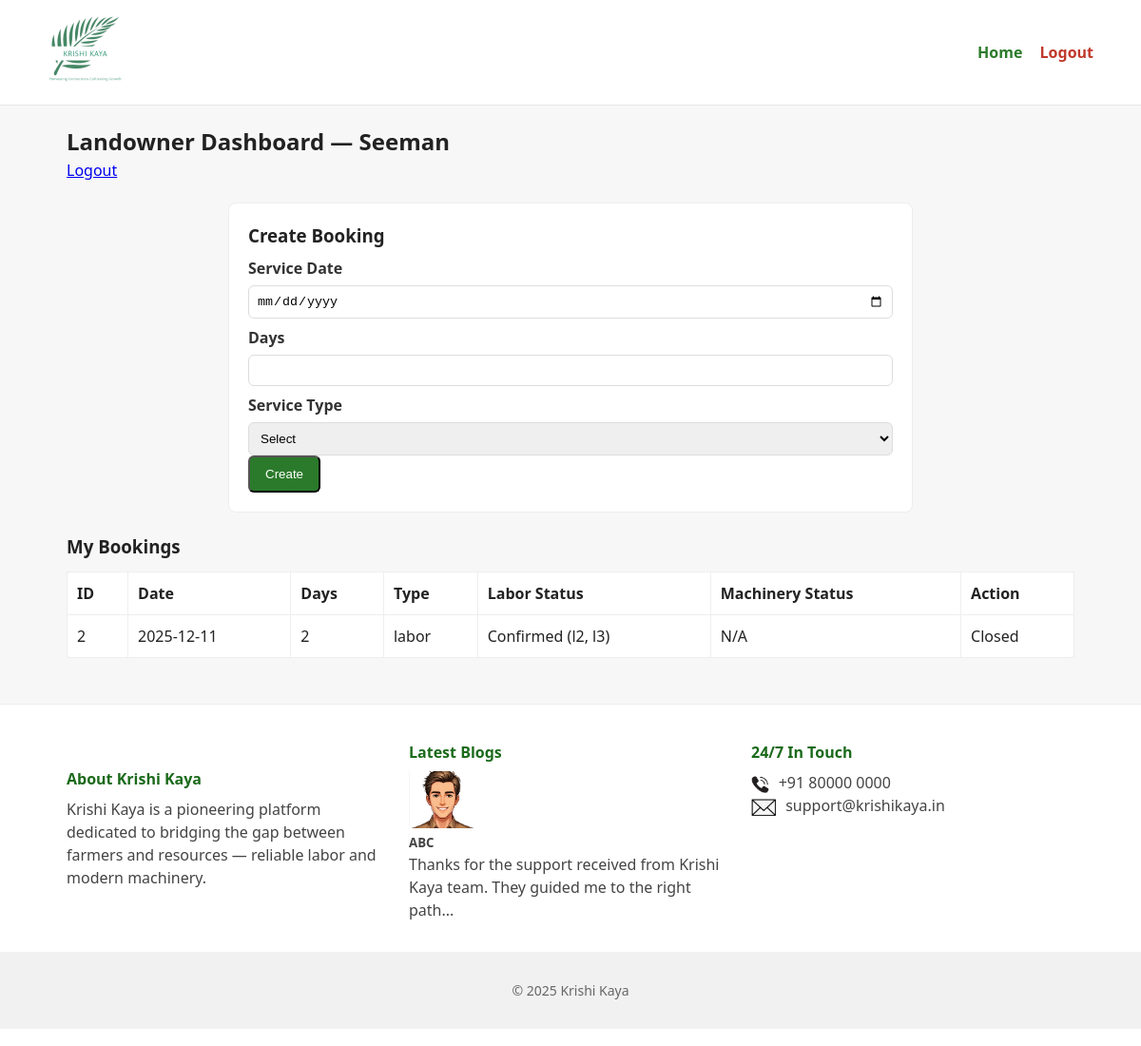
/landowner (signed in), run on the app's committed database.
### app.py (models this page shows)
class User(db.Model):
    id = db.Column(db.Integer, primary_key=True)
    role = db.Column(db.String(20))
    name = db.Column(db.String(100))
    username = db.Column(db.String(100), unique=True)
    password = db.Column(db.String(100))
    contact = db.Column(db.String(50))
    address = db.Column(db.String(200))
    acres = db.Column(db.Integer)
    crops = db.Column(db.String(200))
    machine_type = db.Column(db.String(100))
    num_labors = db.Column(db.Integer)
    dob = db.Column(db.String(50))
    age = db.Column(db.Integer)
    gender = db.Column(db.String(20))
    skills = db.Column(db.String(200))
    outstation = db.Column(db.String(10))  # Yes/No

class Booking(db.Model):
    id = db.Column(db.Integer, primary_key=True)
    landowner_id = db.Column(db.Integer, db.ForeignKey("user.id"))
    service_date = db.Column(db.String(50))
    days = db.Column(db.Integer)
    service_type = db.Column(db.String(20))
    num_labor = db.Column(db.Integer)
    machine_type = db.Column(db.String(100))
    labor_status = db.Column(db.String(100), default="Pending")
    machinery_status = db.Column(db.String(100), default="Pending")
    action = db.Column(db.String(20), default="Pending")  # Pending/Closed

### app.py (the view, shortened to what this page needs)
@app.route("/landowner", methods=["GET", "POST"])
def landowner_dashboard():
    user = current_user()
    if not user or user.role != "landowner":
        flash("Login as landowner first", "danger")
        return redirect(url_for("login"))
    bookings = Booking.query.filter_by(landowner_id=user.id).all()
    total_labors = User.query.filter_by(role="labor").count()
    total_machs = User.query.filter_by(role="machinery").count()
    bookings_display = []
    for b in bookings:
        stype = (b.service_type or "").strip().lower()
        num_labor = int(b.num_labor) if b.num_labor else 0
        accepted_lab_q = BookingResponse.query.filter_by(
            booking_id=b.id, user_role="labor", response="Accept"
        ).all()
        rejected_lab_count = BookingResponse.query.filter_by(
            booking_id=b.id, user_role="labor", response="Reject"
        ).count()
        accepted_lab_count = len(accepted_lab_q)
        accepted_lab_names = [User.query.get(r.user_id).name for r in accepted_lab_q]
        accepted_mach_q = BookingResponse.query.filter_by(
            booking_id=b.id, user_role="machinery", response="Accept"
        ).all()
        rejected_mach_count = BookingResponse.query.filter_by(
            booking_id=b.id, user_role="machinery", response="Reject"
        ).count()
        accepted_mach_names = [User.query.get(r.user_id).name for r in accepted_mach_q]
        if stype == "machinery":
            labor_status = "N/A"
        elif stype in ("labor", "both"):
            if num_labor > 0:
                if accepted_lab_count >= num_labor:
                    labor_status = f"Confirmed ({', '.join(accepted_lab_names)})"
                elif rejected_lab_count >= total_labors and total_labors > 0:
                    labor_status = "Rejected"
                else:
                    labor_status = f"{accepted_lab_count}/{num_labor} Accepted"
            else:
                labor_status = "N/A"
        else:
            labor_status = "N/A"
        if stype == "labor":
            machinery_status = "N/A"
        else:
            machinery_status = "N/A"
        if stype == "both":
            labor_closed = labor_status.startswith("Confirmed") or labor_status == "Rejected"
            mach_closed = machinery_status.startswith("Confirmed") or machinery_status == "Rejected"
            action = "Closed" if (labor_closed and mach_closed) else "Pending"
        elif stype == "labor":
            action = "Closed" if labor_status.startswith("Confirmed") or labor_status == "Rejected" else "Pending"
        elif stype == "machinery":
            action = "Closed" if machinery_status.startswith("Confirmed") or machinery_status == "Rejected" else "Pending"
        else:
            action = "Pending"
        bookings_display.append({
            "id": b.id,
            "service_date": b.service_date,
            "days": b.days,
            "service_type": b.service_type,
            "num_labor": b.num_labor,
            "machine_type": b.machine_type,
            "labor_status": labor_status,
            "machinery_status": machinery_status,
            "action": action
        })
    return render_template("landowner_dashboard.html",
                           landowner=user,
                           bookings=bookings_display)

### app.py (called while the page is built)
def current_user():
    uid = session.get("user_id")
    return User.query.get(uid) if uid else None

### templates/landowner_dashboard.html (shortened to what this page needs)
{% extends "base.html" %}
{% block content %}
<div class="panel">
  <h2>Landowner Dashboard — {{ landowner.name or landowner.username }}</h2>
  <a href="{{ url_for('logout') }}" class="logout">Logout</a>
</div>
<div class="form-panel">
  <h3>Create Booking</h3>
  <form method="POST">
    <label>Service Date</label>
    <input type="date" name="service_date" required>
    <label>Days</label>
    <input type="number" name="days" min="1" required>
    <label>Service Type</label>
    <select name="service_type" id="stype" onchange="toggleInputs()" required>
      <option value="">Select</option>
    </select>
    <button type="submit" class="btn">Create</button>
  </form>
</div>
<h3>My Bookings</h3>
<table>
  <thead>
    <tr>
      <th>ID</th><th>Date</th><th>Days</th><th>Type</th>
      <th>Labor Status</th><th>Machinery Status</th><th>Action</th>
    </tr>
  </thead>
  <tbody>
  {% for b in bookings %}
    <tr>
      <td>{{ b.id }}</td>
      <td>{{ b.service_date }}</td>
      <td>{{ b.days }}</td>
      <td>{{ b.service_type }}</td>
      <td>
        {{ b.labor_status }}
      </td>
      <td>
        {{ b.machinery_status }}
      </td>
      <td>{{ b.action }}</td>
    </tr>
  {% else %}
    <tr><td colspan="7">No bookings</td></tr>
  {% endfor %}
</tbody>
</table>
{% endblock %}

### static/style.css (style rules this page uses)
* { box-sizing:border-box;margin:0;padding:0 }
body { font-family: "Segoe UI", Roboto, Arial, sans-serif;color:#222;background:#f7f7f7;line-height:1.5 }
.btn { display:inline-block;padding:10px 16px;background:#2b7a2b;color:#fff;border-radius:6px;text-decoration:none;margin-right:8px }
.form-panel { background:#fff;padding:20px;border-radius:8px;border:1px solid #eee;max-width:720px;margin:22px auto }
.form-panel label { display:block;margin-top:8px;color:#333;font-weight:600 }
.form-panel input, .form-panel select, .form-panel textarea { width:100%;padding:8px;margin-top:6px;border:1px solid #ddd;border-radius:6px }
table { background:#fff;border-radius:8px;border-collapse:collapse;width:100%;margin-top:12px }
table th, table td { padding:10px;border:1px solid #eee;text-align:left }

### data on the page
User: name "Seeman"
Booking: id "2", service_date "2025-12-11", days "2", service_type "labor", labor_status "Confirmed (l2, l3)", machinery_status "N/A", action "Closed"
